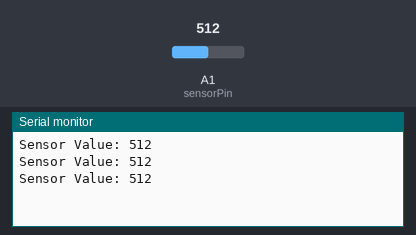
The sketch below on a simulated Arduino Uno, built with avr-gcc and run on an emulated ATmega328P. On the bench: the last lines printed to the serial monitor. Inputs (shaded band) come from the test bench; at power-on: A1 (sensorPin) = 512.

Above: at 1.3 s.
1.4 s: A1 (sensorPin) set to 716
At 1.9 s:
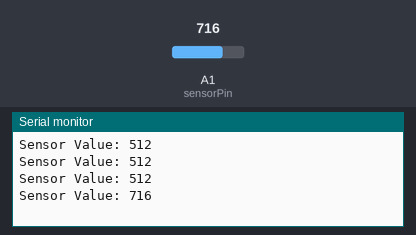
2.9 s: A1 (sensorPin) set to 900
At 3.4 s:
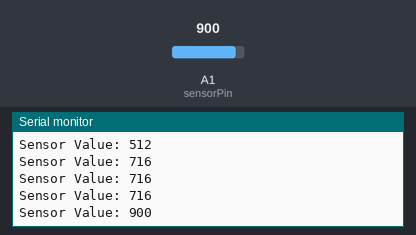
Timing chart, 0 to 5.9 s (numbered marks = the images above; inputs shaded):
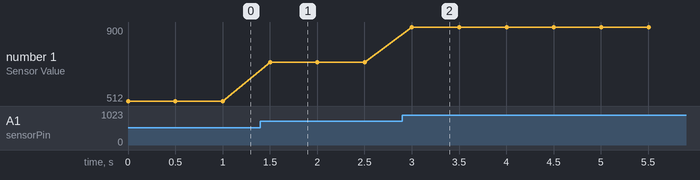

Measured:
- after the input at 1.4 s, the serial monitor: prints a new line after 0.10 s (image 1)
- after the input at 2.9 s, the serial monitor: prints a new line after 0.10 s (image 2)
- plotted number 1: 512 → 716 after the input at 1.4 s, 716 → 900 after the input at 2.9 s

The sketch:

TestingPhotoDiode.ino
```cpp
// This is to test if the photo Diode works //

const int sensorPin = A1;  // Your photodiode / LDR pin

void setup() {
  Serial.begin(9600);
}

void loop() {
  int sensorValue = analogRead(sensorPin);

  Serial.print("Sensor Value: ");
  Serial.println(sensorValue);

  delay(500);
}
```
